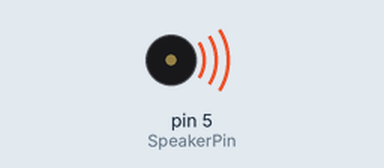
Recording of a sketch running on a simulated Arduino Uno, built with avr-gcc and run on an emulated ATmega328P. Parts: buzzer (waves = sounding).

Above: at 1.1 s.
At 33.1 s:
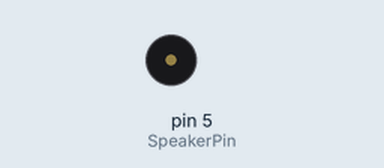
Timing chart, 0 to 34.6 s (numbered marks = the images above):
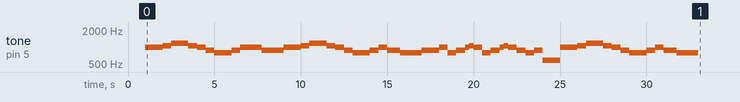

The sketch:

MusicBox.ino
```cpp
#include "OdeToJoy.h"

const int SpeakerPin = 5;

Melody melody = OdeToJoy;
unsigned int count = melody.getCount();
void setup() {
  pinMode(SpeakerPin, OUTPUT);
//  Serial.begin(9600);
//  Serial.println (count);
  delay(1000);
  play();
}

void loop() {
  delay(2000);
}

void play() {
  noTone(SpeakerPin);
  for (unsigned int i = 0; i < count; i++) {
    Note note = melody.getNote(i);
    Pitch pitch = note.getPitch();
    if (pitch != NOTE_REST) tone(SpeakerPin, pitch);
    delay(note.getDuration());
    noTone(SpeakerPin);
  }
}
```

Melody.cpp
```cpp
#include "Melody.h"
#ifndef MELODY_CPP
#define MELODY_CPP
Melody::Melody(Note* notes, const unsigned int count) {
  this->count = count;
  this->notes = notes;
}
const unsigned int Melody::getCount() {
  return count;
}
const Note Melody::getNote(const unsigned int idx) {
  if (idx < count) return notes[idx];
}
#endif
```

Melody.h
```cpp
#include "Note.h"
#ifndef MELODY_H
#define MELODY_H
class Melody {
  private:
    Note* notes;
    unsigned int count;
  public:
    Melody(Note*, const unsigned int);
    const unsigned int getCount();
    const Note getNote(const unsigned int);
};
#endif
```

Note.cpp
```cpp
#include "Note.h"
#include "Pitches.h"
#ifndef NOTE_CPP
#define NOTE_CPP
Note::Note(Pitch _pitch, unsigned int _duration) {
  this->pitch = _pitch;
  this->duration = _duration;
}
const Pitch Note::getPitch() {
  return this->pitch;
}
const unsigned int Note::getDuration() {
  return this->duration;
}
#endif
```

Note.h
```cpp
#include "Pitches.h"
#ifndef NOTE_H
#define NOTE_H
class Note {
  private:
    Pitch pitch;
    unsigned int duration;
  public:
    Note(unsigned int,unsigned int);
    const Pitch getPitch();
    const unsigned int getDuration();
};
#endif
```

OdeToJoy.h
```cpp
#include "Melody.h"
#include "Note.h"
#include "Pitches.h"
#ifndef ODETOJOY_H
#define ODETOJOY_H

#define extraHalf(X) (X * 3 / 2)

const uint16_t MEASURE = 2000; // two seconds per measure
const uint16_t HALF_NOTE = MEASURE / 2;
const uint16_t QUARTER_NOTE = MEASURE / 4;
const uint16_t EIGTH_NOTE = MEASURE / 8;


const Note G   = Note(NOTE_G5, QUARTER_NOTE);
const Note Gs  = Note(NOTE_G5, EIGTH_NOTE);
const Note Gll = Note(NOTE_G5, HALF_NOTE);
const Note A   = Note(NOTE_A5, QUARTER_NOTE);
const Note As  = Note(NOTE_A5, EIGTH_NOTE);
const Note Al  = Note(NOTE_A5, extraHalf(QUARTER_NOTE));
const Note All = Note(NOTE_A5, HALF_NOTE);
const Note B   = Note(NOTE_B5, QUARTER_NOTE);
const Note Bs  = Note(NOTE_B5, EIGTH_NOTE);
const Note Bl  = Note(NOTE_B5, extraHalf(QUARTER_NOTE));
const Note C   = Note(NOTE_C6, QUARTER_NOTE);
const Note Cs  = Note(NOTE_C6, EIGTH_NOTE);
const Note D   = Note(NOTE_D6, QUARTER_NOTE);
const Note Dll = Note(NOTE_D5, HALF_NOTE);
const Note QR  = Note(NOTE_REST, QUARTER_NOTE);


Note notes[] = {
  B,B,C,D, D,C,B,A, G,G,A,B, Bl,As,All,
//  QR,
  B,B,C,D, D,C,B,A, G,G,A,B, Al,Gs,Gll,
//  QR,
  A,A,B,G, A,Bs,Cs,B,G, A,Bs,Cs,B,A, G,A,Dll,
//  QR,
  B,B,C,D, D,C,B,A, G,G,A,B, Al,Gs,Gll
};

const Melody OdeToJoy = Melody(notes, sizeof(notes)/sizeof(Note));
#endif
```

Pitches.h
```cpp
/*************************************************
 * Public Constants
 *************************************************/
typedef unsigned int Pitch;

#define NOTE_REST 0
#define NOTE_B0  31
#define NOTE_C1  33
#define NOTE_CS1 35
#define NOTE_D1  37
#define NOTE_DS1 39
#define NOTE_E1  41
#define NOTE_F1  44
#define NOTE_FS1 46
#define NOTE_G1  49
#define NOTE_GS1 52
#define NOTE_A1  55
#define NOTE_AS1 58
#define NOTE_B1  62
#define NOTE_C2  65
#define NOTE_CS2 69
#define NOTE_D2  73
#define NOTE_DS2 78
#define NOTE_E2  82
#define NOTE_F2  87
#define NOTE_FS2 93
#define NOTE_G2  98
#define NOTE_GS2 104
#define NOTE_A2  110
#define NOTE_AS2 117
#define NOTE_B2  123
#define NOTE_C3  131
#define NOTE_CS3 139
#define NOTE_D3  147
#define NOTE_DS3 156
#define NOTE_E3  165
#define NOTE_F3  175
#define NOTE_FS3 185
#define NOTE_G3  196
#define NOTE_GS3 208
#define NOTE_A3  220
#define NOTE_AS3 233
#define NOTE_B3  247
#define NOTE_C4  262
#define NOTE_CS4 277
#define NOTE_D4  294
#define NOTE_DS4 311
#define NOTE_E4  330
#define NOTE_F4  349
#define NOTE_FS4 370
#define NOTE_G4  392
#define NOTE_GS4 415
#define NOTE_A4  440
#define NOTE_AS4 466
#define NOTE_B4  494
#define NOTE_C5  523
#define NOTE_CS5 554
#define NOTE_D5  587
#define NOTE_DS5 622
#define NOTE_E5  659
#define NOTE_F5  698
#define NOTE_FS5 740
#define NOTE_G5  784
#define NOTE_GS5 831
#define NOTE_A5  880
#define NOTE_AS5 932
#define NOTE_B5  988
#define NOTE_C6  1047
#define NOTE_CS6 1109
#define NOTE_D6  1175
#define NOTE_DS6 1245
#define NOTE_E6  1319
#define NOTE_F6  1397
#define NOTE_FS6 1480
#define NOTE_G6  1568
#define NOTE_GS6 1661
#define NOTE_A6  1760
#define NOTE_AS6 1865
#define NOTE_B6  1976
#define NOTE_C7  2093
#define NOTE_CS7 2217
#define NOTE_D7  2349
#define NOTE_DS7 2489
#define NOTE_E7  2637
#define NOTE_F7  2794
#define NOTE_FS7 2960
#define NOTE_G7  3136
#define NOTE_GS7 3322
#define NOTE_A7  3520
#define NOTE_AS7 3729
#define NOTE_B7  3951
#define NOTE_C8  4186
#define NOTE_CS8 4435
#define NOTE_D8  4699
#define NOTE_DS8 4978
```
